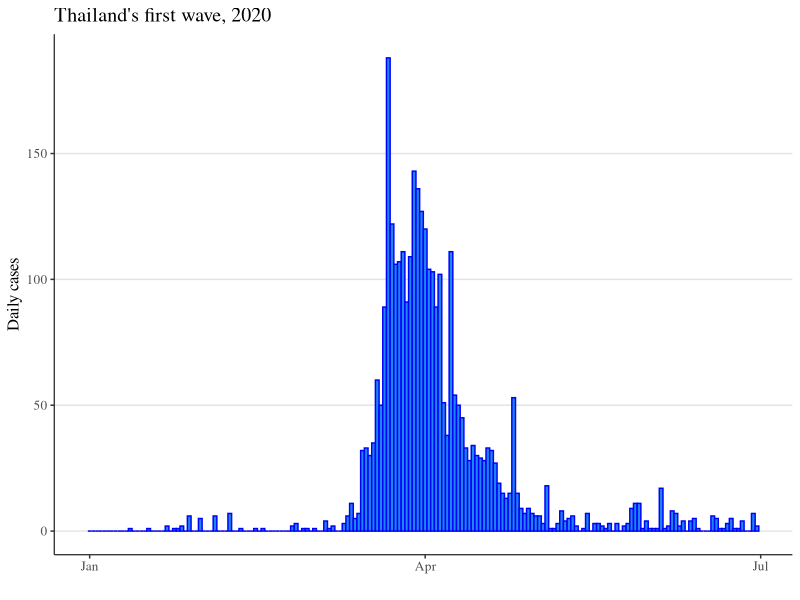
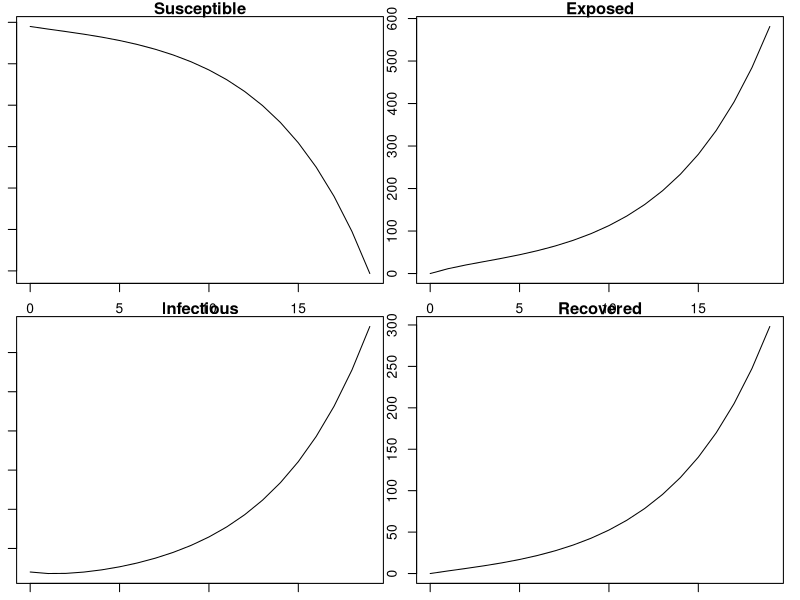
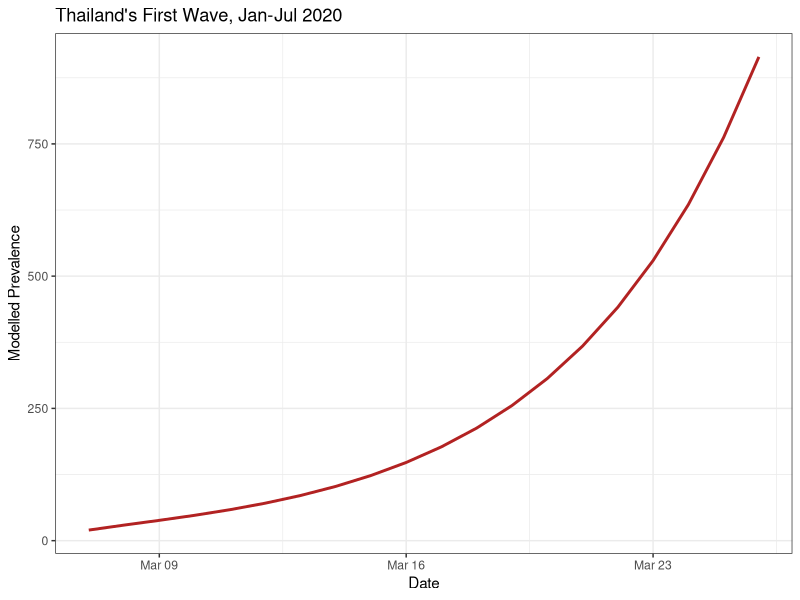
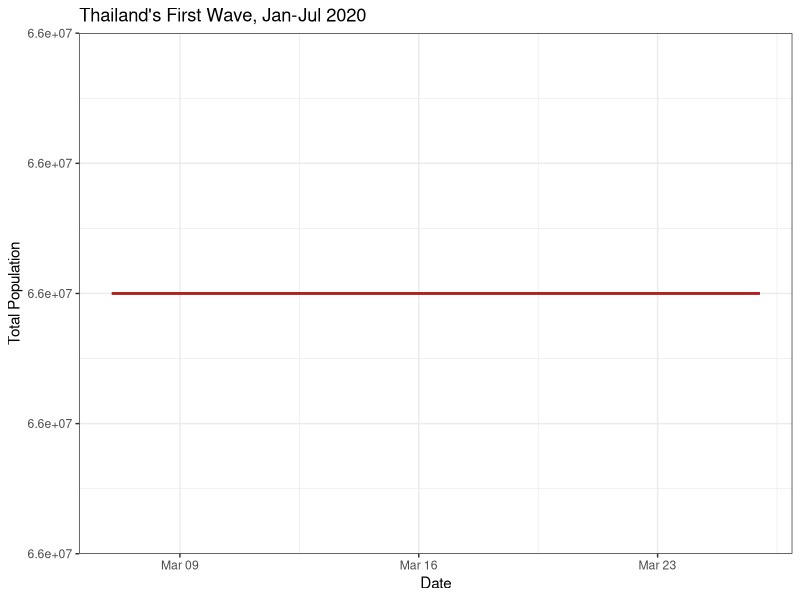
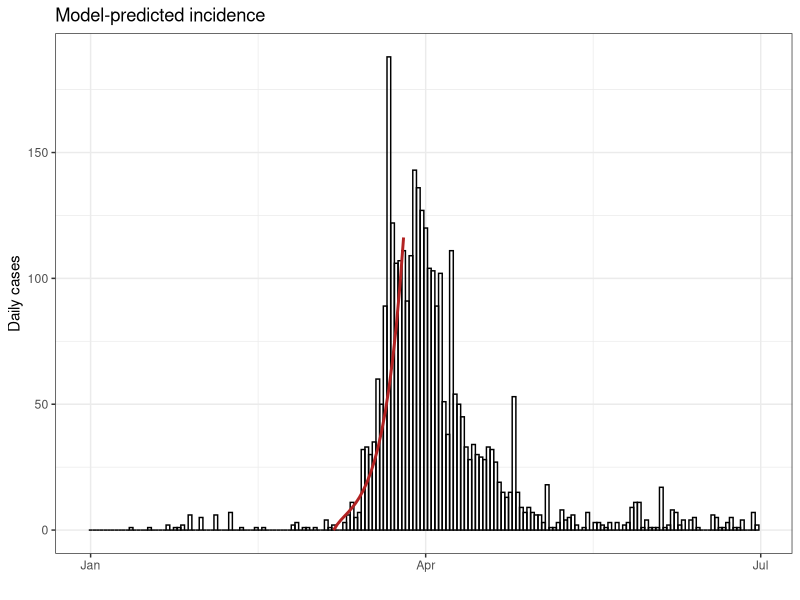
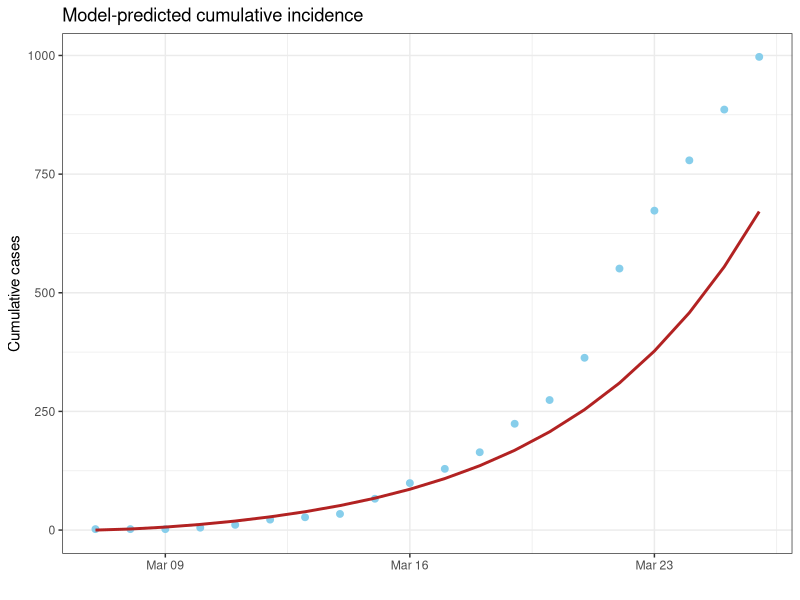

Source code (R) for these figures, in order:
## ---- chunk 1
knitr::opts_chunk$set(
    fig.align = "center"
)
## ---- chunk 2
# SPARK Modelling Short course
# 2023 Infectious Diseases Modelling

#########################################
## Modelling Thailand's COVID outbreak ##
#########################################

# A model for COVID-19 
# Some R code to numerically solve a set of ordinary differential equations 
# and then plot the results
## ---- chunk 3
# Windows
# setwd('your_path_goes_here')
# setwd('your_path_goes_here')
# Mac OSX
# setwd("./workshop")
## ---- chunk 4
#| message: false
#| warning: false

# Library imports
library(dplyr)
library(deSolve)
library(ggplot2)
## ---- chunk 5
# Data imports
first_wave <- read.csv("first_wave_TH.csv", colClasses = c("Date", "numeric", "numeric"))
# Convert dates
first_wave$Date <- as.Date(first_wave$Date, format = "%Y-%m-%d")

summary(first_wave)

# plot Incidence
ggplot2::ggplot(first_wave) +
  geom_col(aes(x=Date, y=Cases), width=1, fill="dodgerblue2", colour="blue") +
  ylab("Daily cases") +
  xlab("") +
  ggtitle("Thailand's first wave, 2020") + 
  theme(panel.background = element_rect(fill = "white", colour = "white"),
        panel.grid.major = element_line(colour = "grey90"),
        panel.grid.major.x = element_blank(),
        axis.line = element_line(size = 0.4, colour = "grey10"),
        text = element_text(size=12,  family="serif"),
        legend.key = element_rect(fill = "white", colour = "white"),
        legend.position = "top",
        strip.background =element_rect(fill="royalblue"),
        strip.text = element_text(size = 10, colour = 'white'))
## ---- chunk 6
parameters <- c(
    R0 = 4,
    latent_period = 5,
    infectious_period = 6
)
## ---- chunk 7
# Initial conditions
Total_population <- 6.6e7
Initial_exposed <- 0
Initial_infected <- 20
Initial_recovered <- 0
Initial_susceptible <- Total_population - Initial_exposed - Initial_infected - Initial_recovered

# State variables
state <- c(
    Susceptible = Initial_susceptible,
    Exposed = Initial_exposed,
    Infectious = Initial_infected,
    Recovered = Initial_recovered
)
## ---- chunk 8
# Time window
start_date <- as.Date("2020-03-07")
end_date <- as.Date("2020-03-26")
times <- seq(start_date, end_date, by = 1)
## ---- chunk 9
# Model function
COVID.base <- function(t, state, parameters) {
    with(as.list(c(state, parameters)), {
        # Calculate the total population size
        Total_population <- Susceptible + Exposed + Infectious + Recovered

        # Calculate the average force of infection imposed on each susceptible individual
        force_of_infection <- R0 * Infectious / (Total_population * infectious_period)

        # Calculate the net (instantaneous) change in each state variable
        Susceptible_change <- -force_of_infection * Susceptible
        Exposed_change <- force_of_infection * Susceptible - Exposed / latent_period
        Infectious_change <- Exposed / latent_period - Infectious / infectious_period
        Recovered_change <- Infectious / infectious_period

        # Return net changes as list
        return(list(
            c(
                Susceptible_change,
                Exposed_change,
                Infectious_change,
                Recovered_change
            )
        ))
    })
}
## ---- chunk 10
# Solve model
out <- ode(y = state, times = as.numeric(times - times[1]), func = COVID.base, parms = parameters)
# Plot solution
par(mar = c(1, 1, 1, 1)) # reduce the margins of the plot in order to fit it in the panel
plot(out)
## ---- chunk 11
tidy_base_model <- function(ode_output, times, parameters) {
    as.data.frame(ode_output) %>%
        mutate(
            Prevalence = Exposed + Infectious,
            Incidence = Exposed / parameters["latent_period"],
            Cumulative_incidence = cumsum(Incidence),
            Population = Susceptible + Exposed + Infectious + Recovered,
            Date = times
        )
}

tidied_output <- tidy_base_model(out, times, parameters)
## ---- chunk 12
ggplot() +
    geom_line(aes(x = Date, y = Prevalence), data = tidied_output, linewidth = 1, colour = "firebrick") +
    labs(x="Date", y="Modelled Prevalence") +
    ggtitle("Thailand's First Wave, Jan-Jul 2020") +
    theme_bw()

ggplot() +
    geom_line(aes(x = Date, y = Population), data = tidied_output, linewidth = 1, colour = "firebrick") +
    ggtitle("Thailand's First Wave, Jan-Jul 2020") +
    labs(x="Date", y="Total Population") +
    ggtitle("Thailand's First Wave, Jan-Jul 2020") +
    theme_bw()
## ---- chunk 13
# Compare the solution with the data
# Incidence
ggplot(first_wave) +
  geom_col(aes(x=Date, y=Cases), width=1, fill=NA, colour="black") +
  geom_line(data=tidied_output, aes(x=Date, y=Incidence), linewidth=1, colour="firebrick") +
  ylab("Daily cases") +
  xlab("") +
  ggtitle("Model-predicted incidence") +
  theme_bw()


# Cumulative incidence
# first calculate data cumulative cases from our date of interest
cum_cases_reduced_dates = cumsum(first_wave$Cases[which(first_wave$Date>=as.Date(start_date,format = "%Y-%m-%d"))])
tidied_output$Data_cum_cases = cum_cases_reduced_dates[1:20]

ggplot(tidied_output) +
  geom_point(aes(x=Date, y=Data_cum_cases), size=2, colour="skyblue") +
  geom_line(data=tidied_output, aes(x=Date, y=Cumulative_incidence), linewidth=1, colour="firebrick") +
  ylab("Cumulative cases") +
  xlab("") +
  ggtitle("Model-predicted cumulative incidence") +
  theme_bw()		
## ---- chunk 14
start_date = as.Date("2020-03-07")
end_date = as.Date("2020-04-26")
times_long = seq(start_date, end_date, by=1)

long_out <- ode(y = state, times = as.numeric(times_long - times_long[1]), func = COVID.base, parms = parameters)
tidied_long <- tidy_base_model(long_out, times_long, parameters)
